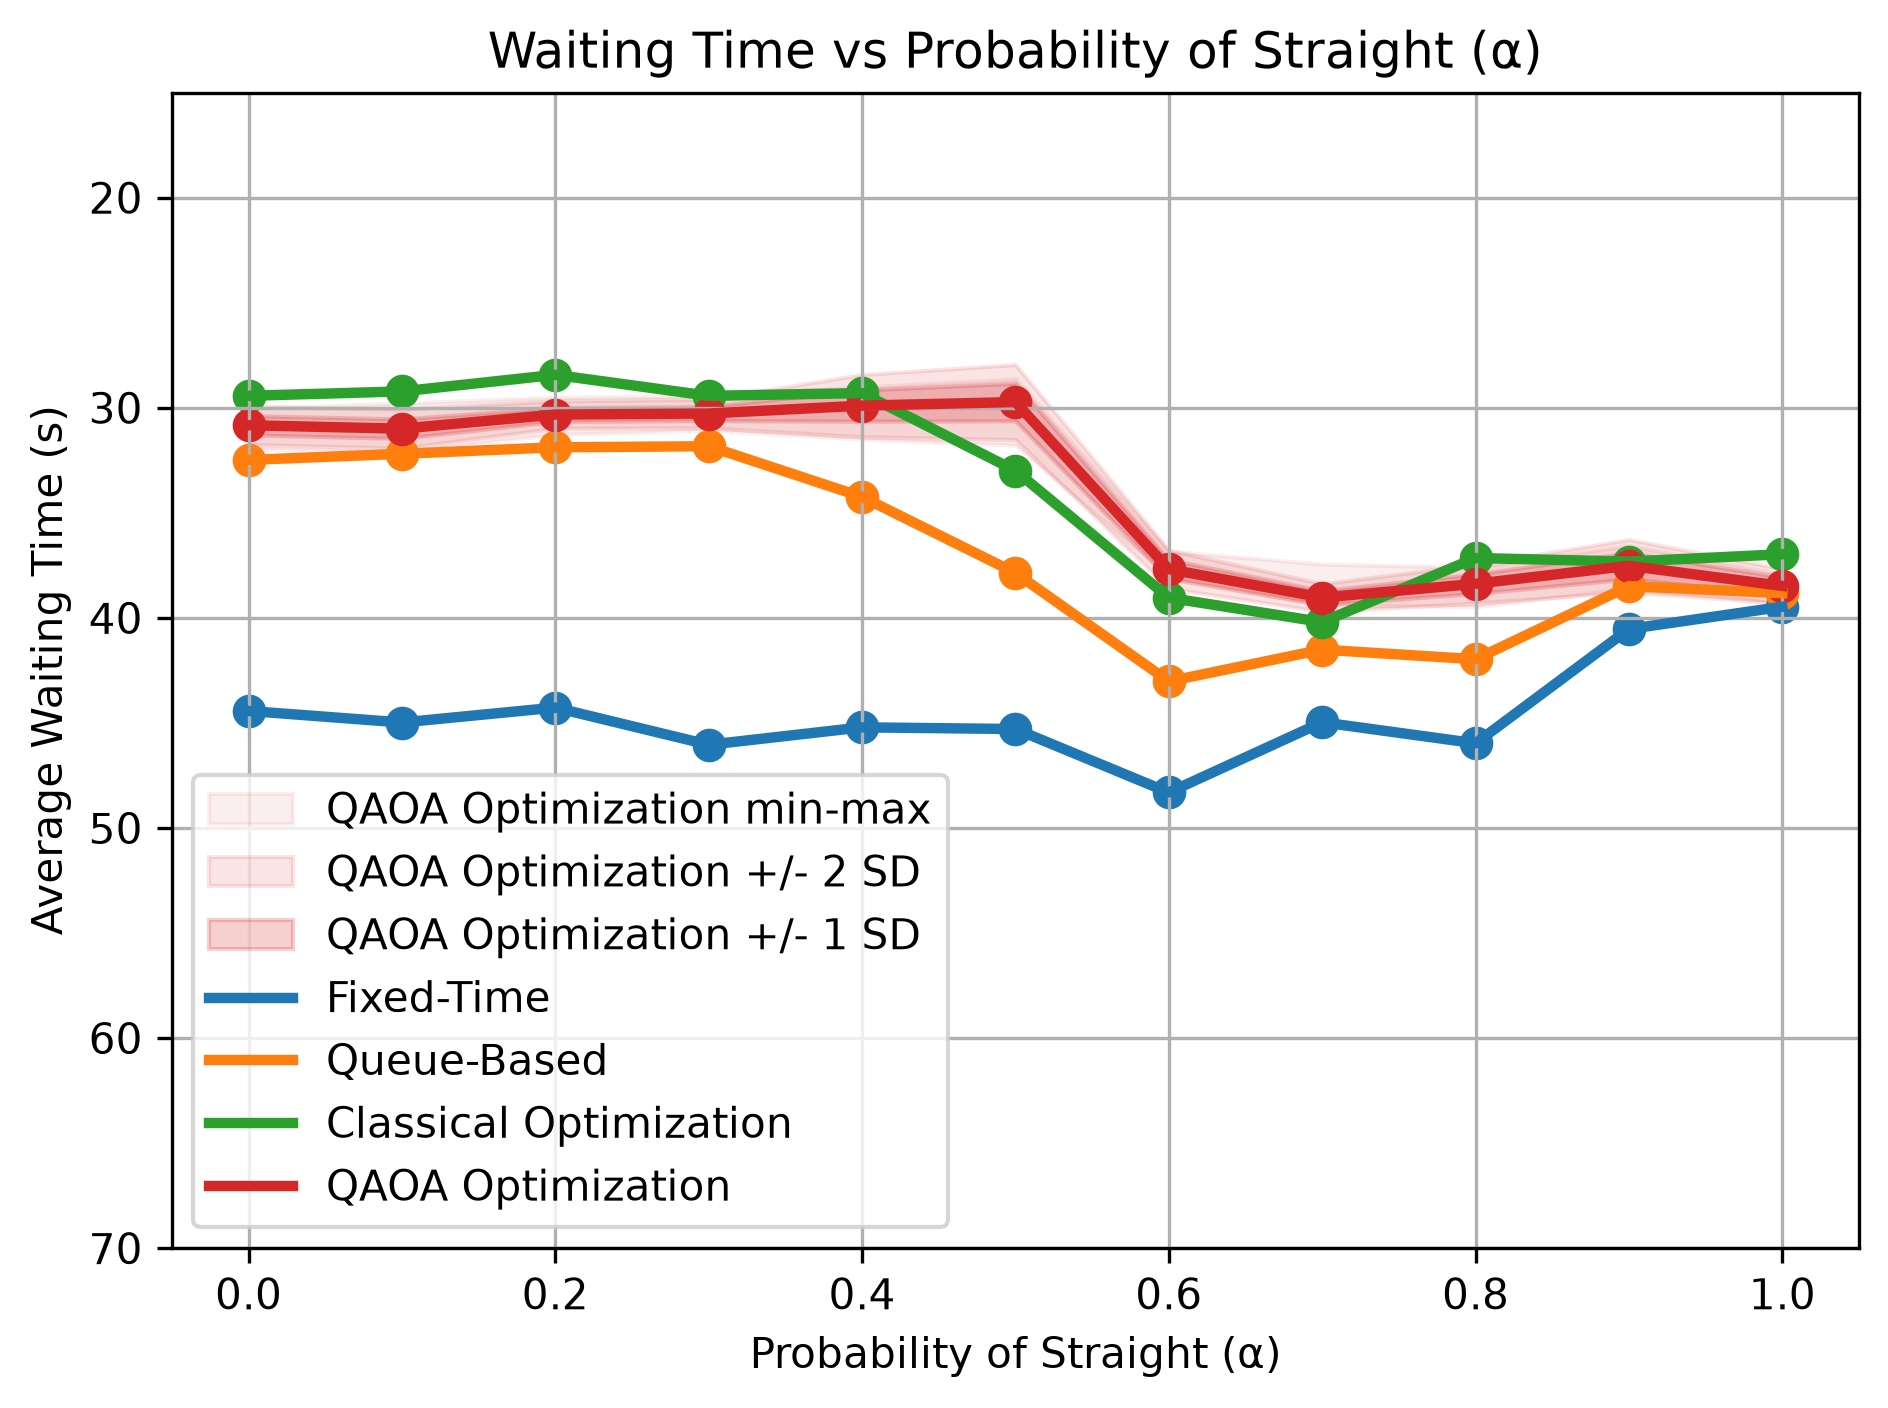

Reproduce this figure in Python.
# GENERIC DATA - WAITING TIME DATA
import json
from pathlib import Path

import matplotlib.pyplot as plt
import numpy as np

alpha = [0, 0.1, 0.2, 0.3, 0.4, 0.5, 0.6, 0.7, 0.8, 0.9, 1.0]
#             0.0    0.1    0.2    0.3    0.4    0.5    0.6    0.7    0.8    0.9    1.0
fixed =     [44.43, 44.98, 44.27, 46.04, 45.21, 45.29, 48.31, 44.97, 45.97, 40.53, 39.47]
queue =     [32.48, 32.19, 31.88, 31.83, 34.24, 37.86, 43.02, 41.51, 41.97, 38.49, 38.82]
classical = [29.43, 29.22, 28.43, 29.43, 29.30, 32.99, 39.04, 40.20, 37.15, 37.32, 36.97]
o_quantum = [30.80, 30.93, 29.00, 30.48, 31.83, 32.26, 38.91, 39.73, 41.43, 42.15, 43.12]

results_file = (
    Path(__file__).resolve().parents[2]
    / 'generic_quantum_data'
    / 'quantum_simulation_results.json'
)
with results_file.open(encoding='utf-8') as file:
    quantum_results = json.load(file)

quantum_stats = [
    quantum_results[f'3_quantum_a{i}']['statistics']['average_waiting_time']
    for i in range(len(alpha))
]
quantum = np.array([stats['mean'] for stats in quantum_stats])
quantum_std = np.array([stats['standard_deviation'] for stats in quantum_stats])
quantum_min = np.array([stats['min'] for stats in quantum_stats])
quantum_max = np.array([stats['max'] for stats in quantum_stats])

plt.figure()

quantum_color = 'tab:red'
plt.fill_between(
    alpha,
    quantum_min,
    quantum_max,
    color=quantum_color,
    alpha=0.08,
    label='QAOA Optimization min-max',
)
plt.fill_between(
    alpha,
    quantum - 2 * quantum_std,
    quantum + 2 * quantum_std,
    color=quantum_color,
    alpha=0.12,
    label='QAOA Optimization +/- 2 SD',
)
plt.fill_between(
    alpha,
    quantum - quantum_std,
    quantum + quantum_std,
    color=quantum_color,
    alpha=0.22,
    label='QAOA Optimization +/- 1 SD',
)

plt.plot(alpha, fixed, color='tab:blue', linewidth=2.5, label='Fixed-Time')
plt.plot(alpha, queue, color='tab:orange', linewidth=2.5, label='Queue-Based')
plt.plot(alpha, classical, color='tab:green', linewidth=2.5, label='Classical Optimization')
plt.plot(
    alpha,
    quantum,
    color=quantum_color,
    linewidth=2.5,
    label='QAOA Optimization',
)

plt.scatter(alpha, fixed, s=50, color='tab:blue')
plt.scatter(alpha, queue, s=50, color='tab:orange')
plt.scatter(alpha, classical, s=50, color='tab:green')
plt.scatter(alpha, quantum, s=50, color=quantum_color)

plt.xlabel('Probability of Straight (α)')
plt.ylabel('Average Waiting Time (s)')
plt.title('Waiting Time vs Probability of Straight (α)')

plt.ylim(15, 70)

plt.gca().invert_yaxis()

plt.legend()
plt.grid()

plt.show()
